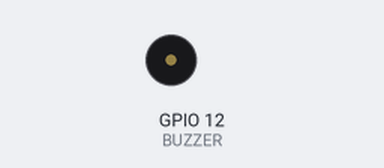
This program was run on a simulated Raspberry Pi (BCM pin numbers). Shown: buzzer (waves = sounding).

Above: at 1.3 s.
At 4.05 s:
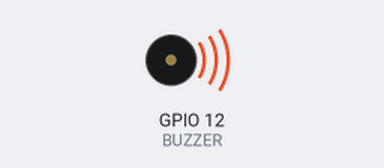
Timing chart, 0 to 4.3 s (numbered marks = the images above):
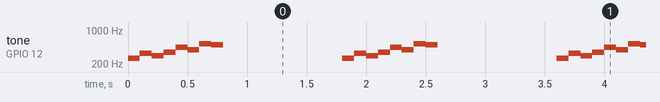

The program:

GPIOAS2_2.py
```python
import RPi.GPIO as GPIO
import time

BUZZER = 12

GPIO.setwarnings(False)
GPIO.setmode(GPIO.BCM)
GPIO.setup(BUZZER, GPIO.OUT)

p = GPIO.PWM(BUZZER, 261)
p.start(50)

try:
    while True:
        p.start(50)
        p.ChangeFrequency(262)
        time.sleep(0.1)
        p.ChangeFrequency(330)
        time.sleep(0.1)
        p.ChangeFrequency(293)
        time.sleep(0.1)
        p.ChangeFrequency(349)
        time.sleep(0.1)
        p.ChangeFrequency(440)
        time.sleep(0.1)
        p.ChangeFrequency(392)
        time.sleep(0.1)
        p.ChangeFrequency(523)
        time.sleep(0.1)
        p.ChangeFrequency(494)
        time.sleep(0.1)
        p.stop()
        time.sleep(1)


except KeyboardInterrupt:
    pass

p.stop()
GPIO.cleanup()
```

Measured:
- by itself, tone on GPIO 12 (BUZZER): repeats every 1.8 s: 330 Hz 0.10 s, 293 Hz 0.10 s, 349 Hz 0.10 s, 440 Hz 0.10 s, 392 Hz 0.10 s, 523 Hz 0.10 s, 494 Hz 0.10 s, silent 1.0 s, 262 Hz 0.10 s
